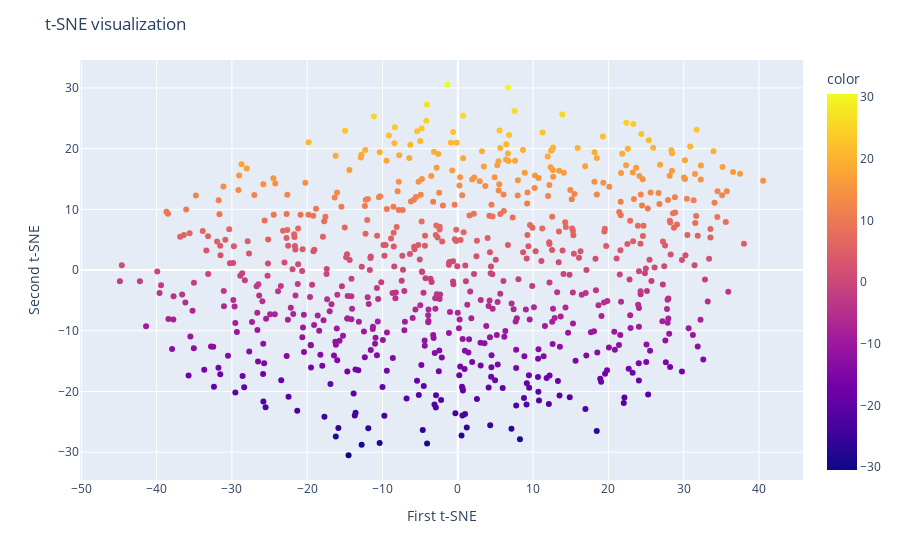

The code cell stored with this chart in its notebook:
### Markdown cell above
## Latent visualization

### Code cell
tsne = TSNE(n_components=3, random_state=42,perplexity=49,init='pca')
X_tsne = tsne.fit_transform(new)
y=X_tsne[:, 1]
fig = px.scatter(x=X_tsne[:, 0], y=X_tsne[:, 1], color=y)
fig.update_layout(
    title="t-SNE visualization",
    xaxis_title="First t-SNE",
    yaxis_title="Second t-SNE",
)
fig.show()

### Figure 1 — Plotly figure (JSON) as saved in the notebook; plotly's stock layout.template omitted (floating-point values rounded to 4 significant figures; data arrays with more than 128 entries replaced by an {"elided": "..."} marker saying what was removed)
{"data": [{"hovertemplate": "x=%{x}<br>y=%{y}<br>color=%{marker.color}<extra></extra>", "legendgroup": "", "marker": {"color": {"elided": "700 float values"}, "coloraxis": "coloraxis", "symbol": "circle"}, "mode": "markers", "name": "", "orientation": "v", "showlegend": false, "type": "scatter", "x": {"elided": "700 float values"}, "xaxis": "x", "y": {"elided": "700 float values"}, "yaxis": "y"}], "layout": {"coloraxis": {"colorbar": {"title": {"text": "color"}}, "colorscale": [[0, "#0d0887"], [0.1111, "#46039f"], [0.2222, "#7201a8"], [0.3333, "#9c179e"], [0.4444, "#bd3786"], [0.5556, "#d8576b"], [0.6667, "#ed7953"], [0.7778, "#fb9f3a"], [0.8889, "#fdca26"], [1, "#f0f921"]]}, "legend": {"tracegroupgap": 0}, "margin": {"t": 60}, "title": {"text": "t-SNE visualization"}, "xaxis": {"anchor": "y", "domain": [0, 1], "title": {"text": "First t-SNE"}}, "yaxis": {"anchor": "x", "domain": [0, 1], "title": {"text": "Second t-SNE"}}}}
